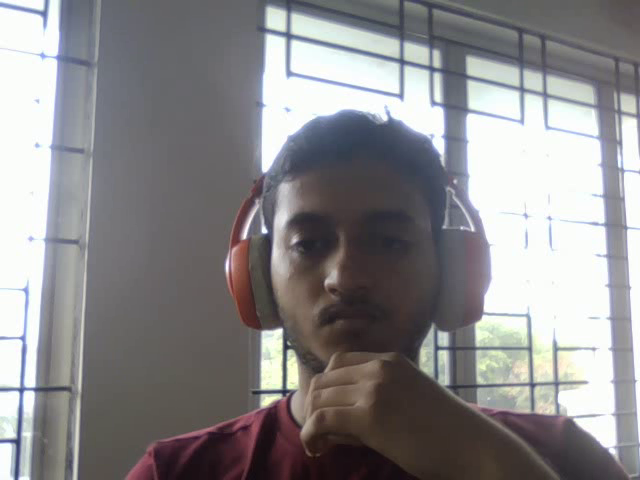
#> input picture frame 15 of IP Basic/output.mp4, 640 x 480 px
$ python video_from_savedvideo.py
#> lines starting #> are read from the running program, lines starting #| are printed output that depends on the picture
import cv2
import numpy as np
import time #required to control fps of video, which by default playing quickly


cap = cv2.VideoCapture('output.mp4') #by defaulf system webcam have code 0


while True:
    ret, frame = cap.read()
#> frame is the input picture: shape (480, 640, 3); mean B, G, R 138.8, 137, 138.7

    #print(ret) # print True for successfully read, False if no such webcam deceted
    vid_grey = cv2.cvtColor(frame,cv2.COLOR_BGR2GRAY)
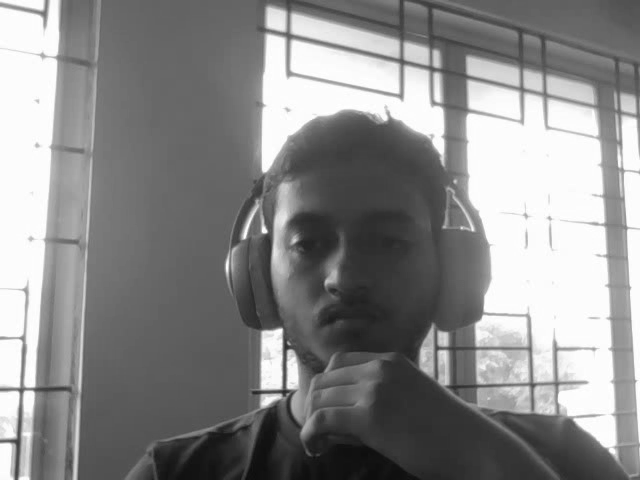
#> vid_grey: shape (480, 640); min 12, max 255, mean 137.7

    time.sleep(1/20) #now will play in 1/20 fps

    cv2.imshow("webcam",frame)  #ret wont display, it just popup an window, # frame is an numpy array
    cv2.imshow("webcam_grey",vid_grey) #for convert to grey scale


    if cv2.waitKey(1) & 0xFF == ord('q'):
#> (key q is pressed here)
        break
cv2.destroyAllWindows()

$ run again, starting later in the video
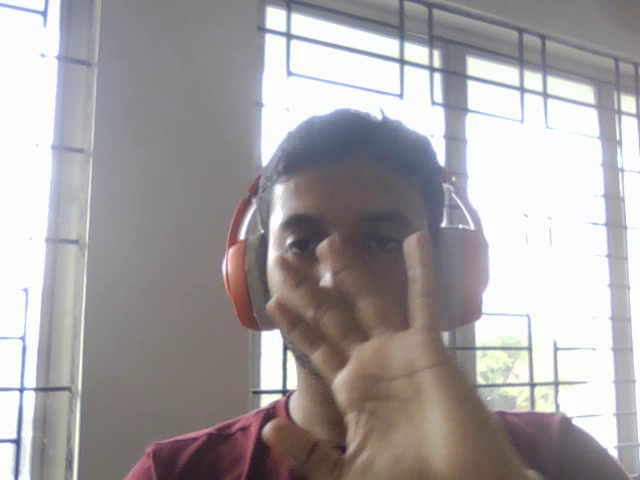
#> input picture frame 68 of IP Basic/output.mp4, 640 x 480 px
#> frame is the input picture: shape (480, 640, 3); mean B, G, R 161.9, 160.7, 164.9
#> `vid_grey = cv2.cvtColor(frame,cv2.COLOR_BGR2GRAY)`:
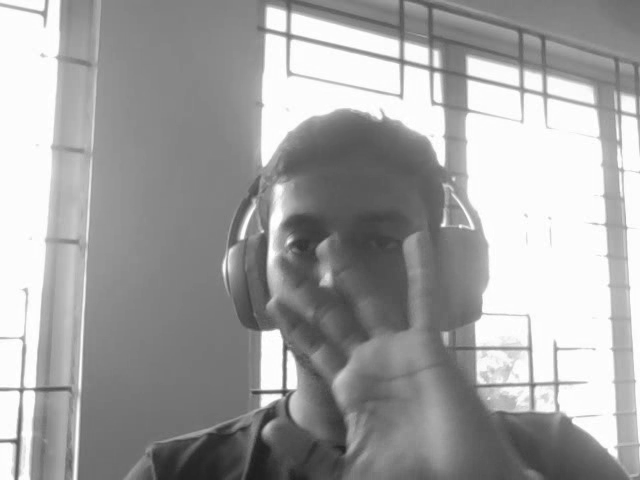
#> vid_grey: shape (480, 640); min 28, max 255, mean 162.1

$ run again, starting later in the video
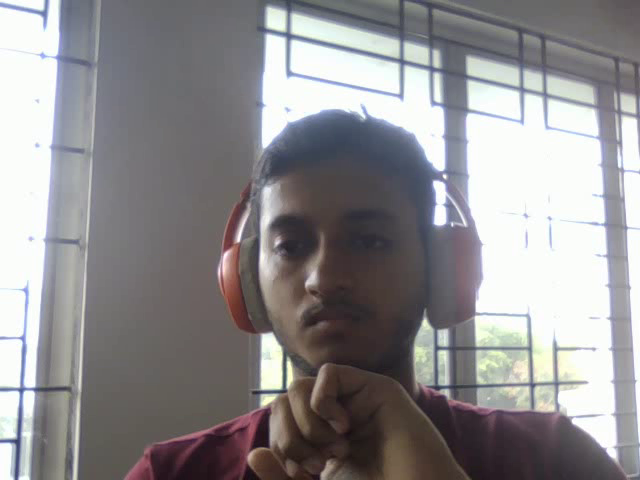
#> input picture frame 121 of IP Basic/output.mp4, 640 x 480 px
#> frame is the input picture: shape (480, 640, 3); mean B, G, R 143.7, 141.7, 143.9
#> `vid_grey = cv2.cvtColor(frame,cv2.COLOR_BGR2GRAY)`:
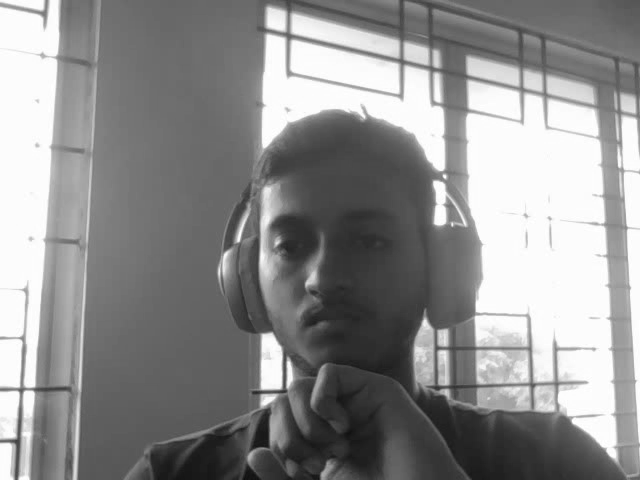
#> vid_grey: shape (480, 640); min 12, max 255, mean 142.6
